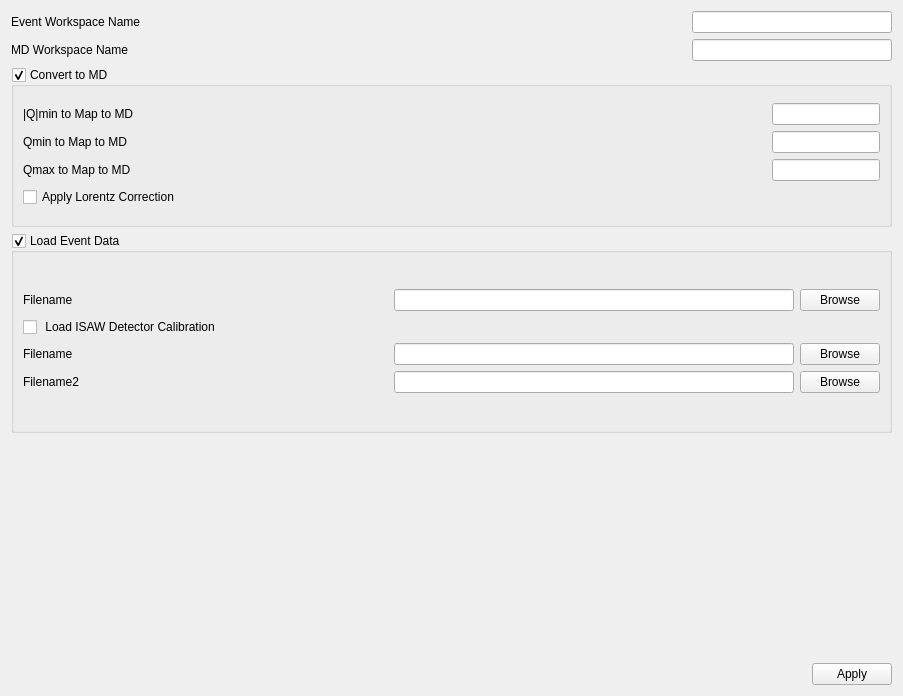
          <widget class="QWidget" name="scrollAreaWidgetContents">
           <property name="geometry">
            <rect>
             <x>0</x>
             <y>0</y>
             <width>903</width>
             <height>696</height>
            </rect>
           </property>
           <property name="minimumSize">
            <size>
             <width>500</width>
             <height>500</height>
            </size>
           </property>
           <property name="autoFillBackground">
            <bool>true</bool>
           </property>
           <layout class="QVBoxLayout" name="verticalLayout_7">
            <item>
             <layout class="QHBoxLayout" name="horizontalLayout_7">
              <property name="sizeConstraint">
               <enum>QLayout::SetDefaultConstraint</enum>
              </property>
              <item>
               <widget class="QLabel" name="SelectEventWorkspace_lbl">
                <property name="text">
                 <string>Event Workspace Name</string>
                </property>
               </widget>
              </item>
              <item>
               <spacer name="horizontalSpacer_611">
                <property name="orientation">
                 <enum>Qt::Horizontal</enum>
                </property>
                <property name="sizeHint" stdset="0">
                 <size>
                  <width>40</width>
                  <height>20</height>
                 </size>
                </property>
               </spacer>
              </item>
              <item>
               <widget class="QLineEdit" name="SelectEventWorkspace_ledt">
                <property name="sizePolicy">
                 <sizepolicy hsizetype="Fixed" vsizetype="Fixed">
                  <horstretch>0</horstretch>
                  <verstretch>0</verstretch>
                 </sizepolicy>
                </property>
                <property name="minimumSize">
                 <size>
                  <width>200</width>
                  <height>0</height>
                 </size>
                </property>
                <property name="toolTip">
                 <string>Name of the event workspace to use.  This name is set by default,&lt;br&gt; if data is loaded from an event file and mapped to an MD workspace.</string>
                </property>
               </widget>
              </item>
             </layout>
            </item>
            <item>
             <layout class="QHBoxLayout" name="horizontalLayout_8">
              <item>
               <widget class="QLabel" name="SelectMDWorkspace_lbl">
                <property name="text">
                 <string>MD Workspace Name</string>
                </property>
               </widget>
              </item>
              <item>
               <spacer name="horizontalSpacer_7">
                <property name="orientation">
                 <enum>Qt::Horizontal</enum>
                </property>
                <property name="sizeHint" stdset="0">
                 <size>
                  <width>40</width>
                  <height>20</height>
                 </size>
                </property>
               </spacer>
              </item>
              <item>
               <widget class="QLineEdit" name="MDworkspace_ledt">
                <property name="sizePolicy">
                 <sizepolicy hsizetype="Fixed" vsizetype="Fixed">
                  <horstretch>0</horstretch>
                  <verstretch>0</verstretch>
                 </sizepolicy>
                </property>
                <property name="minimumSize">
                 <size>
                  <width>200</width>
                  <height>0</height>
                 </size>
                </property>
                <property name="toolTip">
                 <string>Name of the MD workspace to use.  This name is set&lt;br&gt;by default, if data is loaded from an event file and mapped to an MD workspace.</string>
                </property>
               </widget>
              </item>
             </layout>
            </item>
            <item>
             <widget class="QGroupBox" name="convertToMDGroupBox">
              <property name="minimumSize">
               <size>
                <width>0</width>
                <height>160</height>
               </size>
              </property>
              <property name="toolTip">
               <string>Not doing this will use existing workspace</string>
              </property>
              <property name="title">
               <string>Convert to MD</string>
              </property>
              <property name="checkable">
               <bool>true</bool>
              </property>
              <layout class="QVBoxLayout" name="verticalLayout_8">
               <item>
                <layout class="QVBoxLayout" name="verticalLayout_4">
                 <property name="sizeConstraint">
                  <enum>QLayout::SetDefaultConstraint</enum>
                 </property>
                 <item>
                  <layout class="QHBoxLayout" name="horizontalLayout_41">
                   <item>
                    <widget class="QLabel" name="ModQ_lbl">
                     <property name="text">
                      <string>|Q|min to Map to MD</string>
                     </property>
                    </widget>
                   </item>
                   <item>
                    <spacer name="horizontalSpacer_511">
                     <property name="orientation">
                      <enum>Qt::Horizontal</enum>
                     </property>
                     <property name="sizeHint" stdset="0">
                      <size>
                       <width>40</width>
                       <height>20</height>
                      </size>
                     </property>
                    </spacer>
                   </item>
                   <item>
                    <widget class="QLineEdit" name="ModQ_ledt">
                     <property name="sizePolicy">
                      <sizepolicy hsizetype="Fixed" vsizetype="Fixed">
                       <horstretch>0</horstretch>
                       <verstretch>0</verstretch>
                      </sizepolicy>
                     </property>
                     <property name="minimumSize">
                      <size>
                       <width>50</width>
                       <height>0</height>
                      </size>
                     </property>
                     <property name="toolTip">
                      <string>Specify value to use as lower bound of ModQ for hole near origin</string>
                     </property>
                    </widget>
                   </item>
                  </layout>
                 </item>
                 <item>
                  <layout class="QHBoxLayout" name="horizontalLayout_3">
                   <item>
                    <widget class="QLabel" name="MinMagQ_lbl">
                     <property name="text">
                      <string>Qmin to Map to MD</string>
                     </property>
                    </widget>
                   </item>
                   <item>
                    <spacer name="horizontalSpacer_2">
                     <property name="orientation">
                      <enum>Qt::Horizontal</enum>
                     </property>
                     <property name="sizeHint" stdset="0">
                      <size>
                       <width>40</width>
                       <height>20</height>
                      </size>
                     </property>
                    </spacer>
                   </item>
                   <item>
                    <widget class="QLineEdit" name="MinMagQ_ledt">
                     <property name="sizePolicy">
                      <sizepolicy hsizetype="Fixed" vsizetype="Fixed">
                       <horstretch>0</horstretch>
                       <verstretch>0</verstretch>
                      </sizepolicy>
                     </property>
                     <property name="minimumSize">
                      <size>
                       <width>50</width>
                       <height>0</height>
                      </size>
                     </property>
                     <property name="toolTip">
                      <string>Specify value to use as lower bound of Qx, Qy and Qz. Default is -Qmax</string>
                     </property>
                    </widget>
                   </item>
                  </layout>
                 </item>
                 <item>
                  <layout class="QHBoxLayout" name="horizontalLayout_2">
                   <item>
                    <widget class="QLabel" name="MaxMagQ_lbl">
                     <property name="text">
                      <string>Qmax to Map to MD</string>
                     </property>
                    </widget>
                   </item>
                   <item>
                    <spacer name="horizontalSpacer">
                     <property name="orientation">
                      <enum>Qt::Horizontal</enum>
                     </property>
                     <property name="sizeHint" stdset="0">
                      <size>
                       <width>40</width>
                       <height>20</height>
                      </size>
                     </property>
                    </spacer>
                   </item>
                   <item>
                    <widget class="QLineEdit" name="MaxMagQ_ledt">
                     <property name="sizePolicy">
                      <sizepolicy hsizetype="Fixed" vsizetype="Fixed">
                       <horstretch>0</horstretch>
                       <verstretch>0</verstretch>
                      </sizepolicy>
                     </property>
                     <property name="minimumSize">
                      <size>
                       <width>50</width>
                       <height>0</height>
                      </size>
                     </property>
                     <property name="toolTip">
                      <string>Specify value to use as upper bound of Qx, Qy and Qz</string>
                     </property>
                    </widget>
                   </item>
                  </layout>
                 </item>
                 <item>
                  <widget class="QCheckBox" name="LorentzCorrection_ckbx">
                   <property name="toolTip">
                    <string>Apply the Lorentz Correction as&lt;br&gt; data is mapped to reciprocal space and stored in the MD workspace.  This helps with finding peaks with larger |Q|.</string>
                   </property>
                   <property name="text">
                    <string>Apply Lorentz Correction</string>
                   </property>
                  </widget>
                 </item>
                </layout>
               </item>
              </layout>
             </widget>
            </item>
            <item>
             <widget class="QGroupBox" name="loadDataGroupBox">
              <property name="minimumSize">
               <size>
                <width>0</width>
                <height>200</height>
               </size>
              </property>
              <property name="toolTip">
               <string>If disabled then use existing workspaces</string>
              </property>
              <property name="title">
               <string>Load Event Data</string>
              </property>
              <property name="checkable">
               <bool>true</bool>
              </property>
              <layout class="QVBoxLayout" name="verticalLayout_5">
               <item>
                <layout class="QVBoxLayout" name="verticalLayout_6">
                 <property name="sizeConstraint">
                  <enum>QLayout::SetDefaultConstraint</enum>
                 </property>
                 <item>
                  <layout class="QHBoxLayout" name="horizontalLayout_6">
                   <item>
                    <widget class="QLabel" name="EventFileName_lbl">
                     <property name="text">
                      <string>Filename</string>
                     </property>
                    </widget>
                   </item>
                   <item>
                    <spacer name="horizontalSpacer_5">
                     <property name="orientation">
                      <enum>Qt::Horizontal</enum>
                     </property>
                     <property name="sizeHint" stdset="0">
                      <size>
                       <width>40</width>
                       <height>20</height>
                      </size>
                     </property>
                    </spacer>
                   </item>
                   <item>
                    <widget class="QLineEdit" name="EventFileName_ledt">
                     <property name="sizePolicy">
                      <sizepolicy hsizetype="Fixed" vsizetype="Fixed">
                       <horstretch>0</horstretch>
                       <verstretch>0</verstretch>
                      </sizepolicy>
                     </property>
                     <property name="minimumSize">
                      <size>
                       <width>400</width>
                       <height>0</height>
                      </size>
                     </property>
                     <property name="toolTip">
                      <string>Specify the name of the data file to load.  Press&lt;br&gt; return to set default names for Event, MD and Peaks workspaces.</string>
                     </property>
                    </widget>
                   </item>
                   <item>
                    <widget class="QPushButton" name="SelectEventFile_btn">
                     <property name="toolTip">
                      <string>Browse for the event file to be loaded.</string>
                     </property>
                     <property name="text">
                      <string>Browse</string>
                     </property>
                    </widget>
                   </item>
                  </layout>
                 </item>
                 <item>
                  <widget class="QCheckBox" name="LoadDetCal_ckbx">
                   <property name="toolTip">
                    <string>Optionally, apply&lt;br&gt; calibration  information from the specified .DetCal file(s).</string>
                   </property>
                   <property name="text">
                    <string> Load ISAW Detector Calibration</string>
                   </property>
                  </widget>
                 </item>
                 <item>
                  <layout class="QHBoxLayout" name="horizontalLayout_5">
                   <item>
                    <widget class="QLabel" name="CalFileName_lbl">
                     <property name="text">
                      <string>Filename</string>
                     </property>
                    </widget>
                   </item>
                   <item>
                    <spacer name="horizontalSpacer_4">
                     <property name="orientation">
                      <enum>Qt::Horizontal</enum>
                     </property>
                     <property name="sizeType">
                      <enum>QSizePolicy::Expanding</enum>
                     </property>
                     <property name="sizeHint" stdset="0">
                      <size>
                       <width>40</width>
                       <height>20</height>
                      </size>
                     </property>
                    </spacer>
                   </item>
                   <item>
                    <widget class="QLineEdit" name="CalFileName_ledt">
                     <property name="sizePolicy">
                      <sizepolicy hsizetype="Fixed" vsizetype="Fixed">
                       <horstretch>0</horstretch>
                       <verstretch>0</verstretch>
                      </sizepolicy>
                     </property>
                     <property name="minimumSize">
                      <size>
                       <width>400</width>
                       <height>0</height>
                      </size>
                     </property>
                     <property name="toolTip">
                      <string>Select the .DetCal file to apply.</string>
                     </property>
                    </widget>
                   </item>
                   <item>
                    <widget class="QPushButton" name="SelectCalFile_btn">
                     <property name="toolTip">
                      <string>Browse for the first .DetCal file to be used.</string>
                     </property>
                     <property name="text">
                      <string>Browse</string>
                     </property>
                    </widget>
                   </item>
                  </layout>
                 </item>
                 <item>
                  <layout class="QHBoxLayout" name="horizontalLayout_4">
                   <item>
                    <widget class="QLabel" name="CalFileName2_lbl">
                     <property name="text">
                      <string>Filename2</string>
                     </property>
                    </widget>
                   </item>
                   <item>
                    <spacer name="horizontalSpacer_3">
                     <property name="orientation">
                      <enum>Qt::Horizontal</enum>
                     </property>
                     <property name="sizeType">
                      <enum>QSizePolicy::Expanding</enum>
                     </property>
                     <property name="sizeHint" stdset="0">
                      <size>
                       <width>40</width>
                       <height>20</height>
                      </size>
                     </property>
                    </spacer>
                   </item>
                   <item>
                    <widget class="QLineEdit" name="CalFileName2_ledt">
                     <property name="sizePolicy">
                      <sizepolicy hsizetype="Fixed" vsizetype="Fixed">
                       <horstretch>0</horstretch>
                       <verstretch>0</verstretch>
                      </sizepolicy>
                     </property>
                     <property name="minimumSize">
                      <size>
                       <width>400</width>
                       <height>0</height>
                      </size>
                     </property>
                     <property name="toolTip">
                      <string>Select the second .DetCal file for the second detector&lt;br&gt; panel on the SNAP instrument at the SNS.</string>
                     </property>
                    </widget>
                   </item>
                   <item>
                    <widget class="QPushButton" name="SelectCalFile2_btn">
                     <property name="toolTip">
                      <string>Browse for the second .DetCal file to be used&lt;br&gt; for the second panel on SNAP.</string>
                     </property>
                     <property name="text">
                      <string>Browse</string>
                     </property>
                    </widget>
                   </item>
                  </layout>
                 </item>
                </layout>
               </item>
              </layout>
             </widget>
            </item>
            <item>
             <spacer name="verticalSpacer">
              <property name="orientation">
               <enum>Qt::Vertical</enum>
              </property>
              <property name="sizeHint" stdset="0">
               <size>
                <width>20</width>
                <height>40</height>
               </size>
              </property>
             </spacer>
            </item>
            <item>
             <layout class="QHBoxLayout" name="horizontalLayout_9">
              <property name="sizeConstraint">
               <enum>QLayout::SetDefaultConstraint</enum>
              </property>
              <item>
               <spacer name="horizontalSpacer_10">
                <property name="orientation">
                 <enum>Qt::Horizontal</enum>
                </property>
                <property name="sizeHint" stdset="0">
                 <size>
                  <width>40</width>
                  <height>0</height>
                 </size>
                </property>
               </spacer>
              </item>
              <item>
               <widget class="QPushButton" name="ApplySelectData_btn">
                <property name="toolTip">
                 <string>Actually load the data and convert to MD, or just&lt;br&gt; proceed to the next tab using previously loaded data.</string>
                </property>
                <property name="text">
                 <string>Apply</string>
                </property>
               </widget>
              </item>
             </layout>
            </item>
           </layout>
          </widget>
